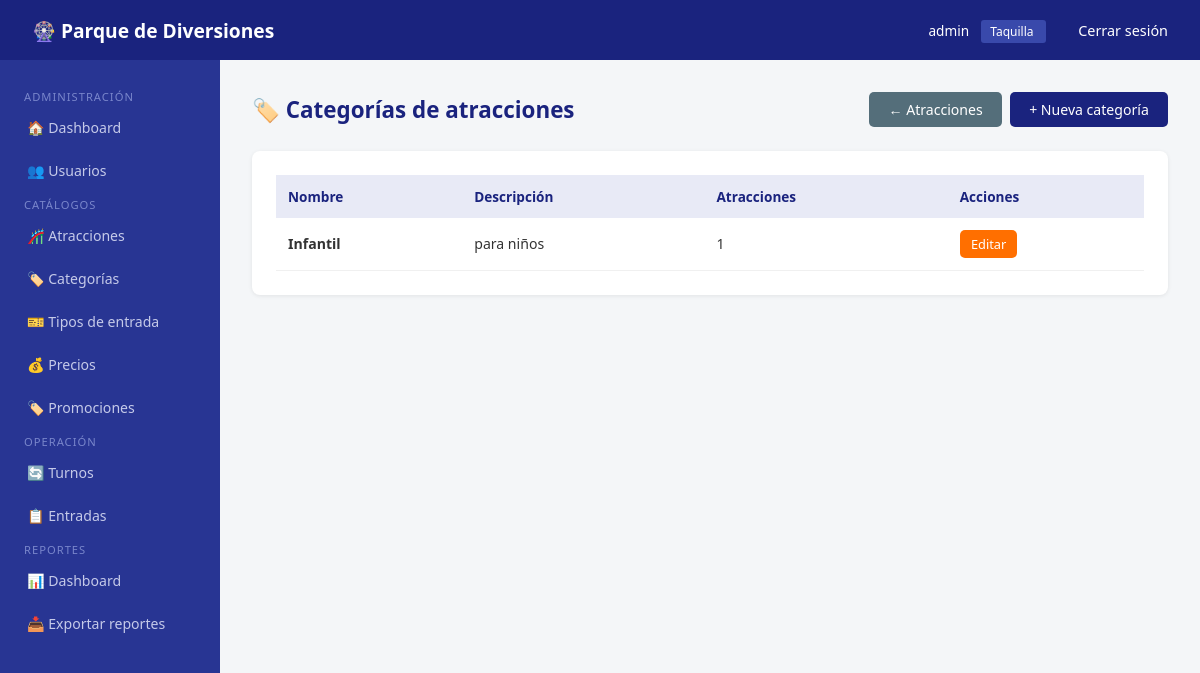
The page /atracciones/categorias/ (signed in) on the database its author committed.
### usuarios/models.py (models this page shows, shortened)
class UsuarioInterno(AbstractUser):
    rol = models.CharField(max_length=30, choices=ROL_CHOICES, default='taquilla')
    activo = models.BooleanField(default=True)
    fecha_creacion = models.DateTimeField(auto_now_add=True)

### atracciones/models.py (models this page shows, shortened)
class CategoriaAtraccion(models.Model):
    nombre = models.CharField(max_length=100)
    descripcion = models.TextField(blank=True)
    class Meta:
        verbose_name = 'Categoría'
        verbose_name_plural = 'Categorías'

### atracciones/views.py (the view)
# urls.py: path('categorias/',                 views.lista_categorias,  name='categorias'),
@login_requerido
@rol_requerido('administrador')
def lista_categorias(request):
    categorias = CategoriaAtraccion.objects.all().order_by('nombre')
    return render(request, 'atracciones/lista_categorias.html', {'categorias': categorias})

### usuarios/decoradores.py (called while the page is built)
def rol_requerido(*roles):
    def decorator(view_func):
        @wraps(view_func)
        def wrapper(request, *args, **kwargs):
            if not request.user.is_authenticated:
                return redirect('usuarios:login')
            if request.user.is_superuser:
                return view_func(request, *args, **kwargs)
            if request.user.rol not in roles:
                messages.error(request, 'No tienes permiso para acceder a esta sección.')
                return redirect('usuarios:dashboard')
            return view_func(request, *args, **kwargs)
        return wrapper
    return decorator

def login_requerido(view_func):
    @wraps(view_func)
    def wrapper(request, *args, **kwargs):
        if not request.user.is_authenticated:
            return redirect('usuarios:login')
        return view_func(request, *args, **kwargs)
    return wrapper

### templates/atracciones/lista_categorias.html (shortened to what this page needs)
{% extends 'base/base.html' %}
{% block content %}
<div class="page-header">
    <h1>🏷️ Categorías de atracciones</h1>
    <div style="display:flex; gap:0.5rem;">
        <a href="{% url 'atracciones:lista' %}" class="btn btn-secondary">← Atracciones</a>
        <a href="{% url 'atracciones:crear_categoria' %}" class="btn btn-primary">+ Nueva categoría</a>
    </div>
</div>
<div class="card">
    <table>
        <thead>
            <tr>
                <th>Nombre</th>
                <th>Descripción</th>
                <th>Atracciones</th>
                <th>Acciones</th>
            </tr>
        </thead>
        <tbody>
            {% for c in categorias %}
            <tr>
                <td><strong>{{ c.nombre }}</strong></td>
                <td>{{ c.descripcion|default:"—" }}</td>
                <td>{{ c.atraccion_set.count }}</td>
                <td>
                    <a href="{% url 'atracciones:editar_categoria' c.pk %}"
                       class="btn btn-warning"
                       style="padding:0.3rem 0.7rem; font-size:0.8rem;">Editar</a>
                </td>
            </tr>
            {% empty %}
            <tr>
                <td colspan="4" style="text-align:center; color:#888; padding:2rem;">
                    No hay categorías registradas.
                </td>
            </tr>
            {% endfor %}
        </tbody>
    </table>
</div>
{% endblock %}

### templates/base/base.html (shortened to what this page needs)
<!DOCTYPE html>
<html lang="es">
<head>
</head>
<body>
<nav class="navbar">
    <span class="brand">🎡 Parque de Diversiones</span>
    <div>
        {% if user.is_authenticated %}
            <span style="font-size:0.85rem; margin-right:0.5rem;">
                {{ user.get_full_name|default:user.username }}
            </span>
            <span style="background:#3949ab; padding:0.2rem 0.6rem; border-radius:3px; font-size:0.75rem; margin-right:1rem;">
                {{ user.get_rol_display }}
            </span>
            <a href="{% url 'usuarios:logout' %}">Cerrar sesión</a>
        {% endif %}
    </div>
</nav>
{% if user.is_authenticated %}
<div class="sidebar">
    {% if user.rol == 'administrador' or user.is_superuser %}
        <span class="section-title">Administración</span>
        <a href="{% url 'usuarios:dashboard' %}">🏠 Dashboard</a>
        <a href="{% url 'usuarios:lista_usuarios' %}">👥 Usuarios</a>
        <span class="section-title">Catálogos</span>
        <a href="{% url 'atracciones:lista' %}">🎢 Atracciones</a>
        <a href="{% url 'atracciones:categorias' %}">🏷️ Categorías</a>
        <a href="{% url 'entradas:tipos' %}">🎫 Tipos de entrada</a>
        <a href="{% url 'entradas:precios' %}">💰 Precios</a>
        <a href="{% url 'entradas:promociones' %}">🏷️ Promociones</a>
        <span class="section-title">Operación</span>
        <a href="{% url 'turnos:panel_admin' %}">🔄 Turnos</a>
        <a href="{% url 'entradas:lista_entradas' %}">📋 Entradas</a>
        <span class="section-title">Reportes</span>
        <a href="{% url 'reportes:dashboard' %}">📊 Dashboard</a>
        <a href="{% url 'reportes:dashboard' %}">📥 Exportar reportes</a>
    {% elif user.rol == 'taquilla' %}
        <span class="section-title">Taquilla</span>
        <a href="{% url 'usuarios:dashboard' %}">🏠 Dashboard</a>
        <a href="{% url 'entradas:vender' %}">🎫 Vender entrada</a>
        <a href="{% url 'entradas:validar' %}">✅ Validar entrada</a>
        <a href="{% url 'entradas:lista_entradas' %}">📋 Entradas del día</a>
    {% elif user.rol == 'operador_atraccion' %}
        <span class="section-title">Mi atracción</span>
        <a href="{% url 'usuarios:dashboard' %}">🏠 Dashboard</a>
        <a href="{% url 'turnos:panel_operador' %}">🎡 Panel de turnos</a>
        <a href="{% url 'atracciones:lista' %}">⚙️ Atracciones</a>
    {% elif user.rol == 'operador_alimentos' %}
        <span class="section-title">Alimentos</span>
        <a href="{% url 'usuarios:dashboard' %}">🏠 Dashboard</a>
    {% elif user.rol == 'soporte' %}
        <span class="section-title">Soporte</span>
        <a href="{% url 'usuarios:dashboard' %}">🏠 Dashboard</a>
        <a href="{% url 'usuarios:buscar_visitante' %}">🔍 Buscar visitante</a>
    {% endif %}
</div>
{% endif %}
<div class="main-content {% if not user.is_authenticated %}full{% endif %}">
    {% block content %}{% endblock %}
</div>
</body>
</html>

### templates/base/base.html (style rules this page uses)
* { margin: 0; padding: 0; box-sizing: border-box; }
body { font-family: 'Segoe UI', sans-serif; background: #f4f6f8; color: #333; }
.navbar { background: #1a237e; color: white; padding: 1rem 2rem; display: flex; justify-content: space-between; align-items: center; position: fixed; top: 0; left: 0; right: 0; z-index: 100; height: 60px; }
.navbar .brand { font-size: 1.2rem; font-weight: bold; }
.navbar a { color: white; text-decoration: none; margin-left: 1rem; font-size: 0.9rem; }
.sidebar { width: 220px; background: #283593; min-height: calc(100vh - 60px); position: fixed; top: 60px; left: 0; padding: 1.5rem 0; overflow-y: auto; }
.sidebar a { display: block; color: #c5cae9; text-decoration: none; padding: 0.75rem 1.5rem; font-size: 0.88rem; border-left: 3px solid transparent; transition: all 0.2s; }
.sidebar .section-title { color: #7986cb; font-size: 0.7rem; text-transform: uppercase; padding: 1rem 1.5rem 0.3rem; letter-spacing: 1px; }
.main-content { margin-left: 220px; padding: 2rem; margin-top: 60px; min-height: calc(100vh - 60px); }
.card { background: white; border-radius: 8px; padding: 1.5rem; margin-bottom: 1.5rem; box-shadow: 0 1px 4px rgba(0,0,0,0.08); }
.btn { display: inline-block; padding: 0.5rem 1.2rem; border-radius: 5px; border: none; cursor: pointer; font-size: 0.88rem; text-decoration: none; transition: opacity 0.2s; }
.btn-primary { background: #1a237e; color: white; }
.btn-warning { background: #ff6f00; color: white; }
.btn-secondary { background: #546e7a; color: white; }
table { width: 100%; border-collapse: collapse; }
th { background: #e8eaf6; color: #1a237e; padding: 0.75rem; text-align: left; font-size: 0.85rem; }
td { padding: 0.75rem; border-bottom: 1px solid #f0f0f0; font-size: 0.88rem; }
.page-header { display: flex; justify-content: space-between; align-items: center; margin-bottom: 1.5rem; }
.page-header h1 { font-size: 1.4rem; color: #1a237e; }

### rows shown on the page
UsuarioInterno: get_full_name "admin", rol "Taquilla"
CategoriaAtraccion: nombre "Infantil", descripcion "para niños", atraccion_set.count "1"
